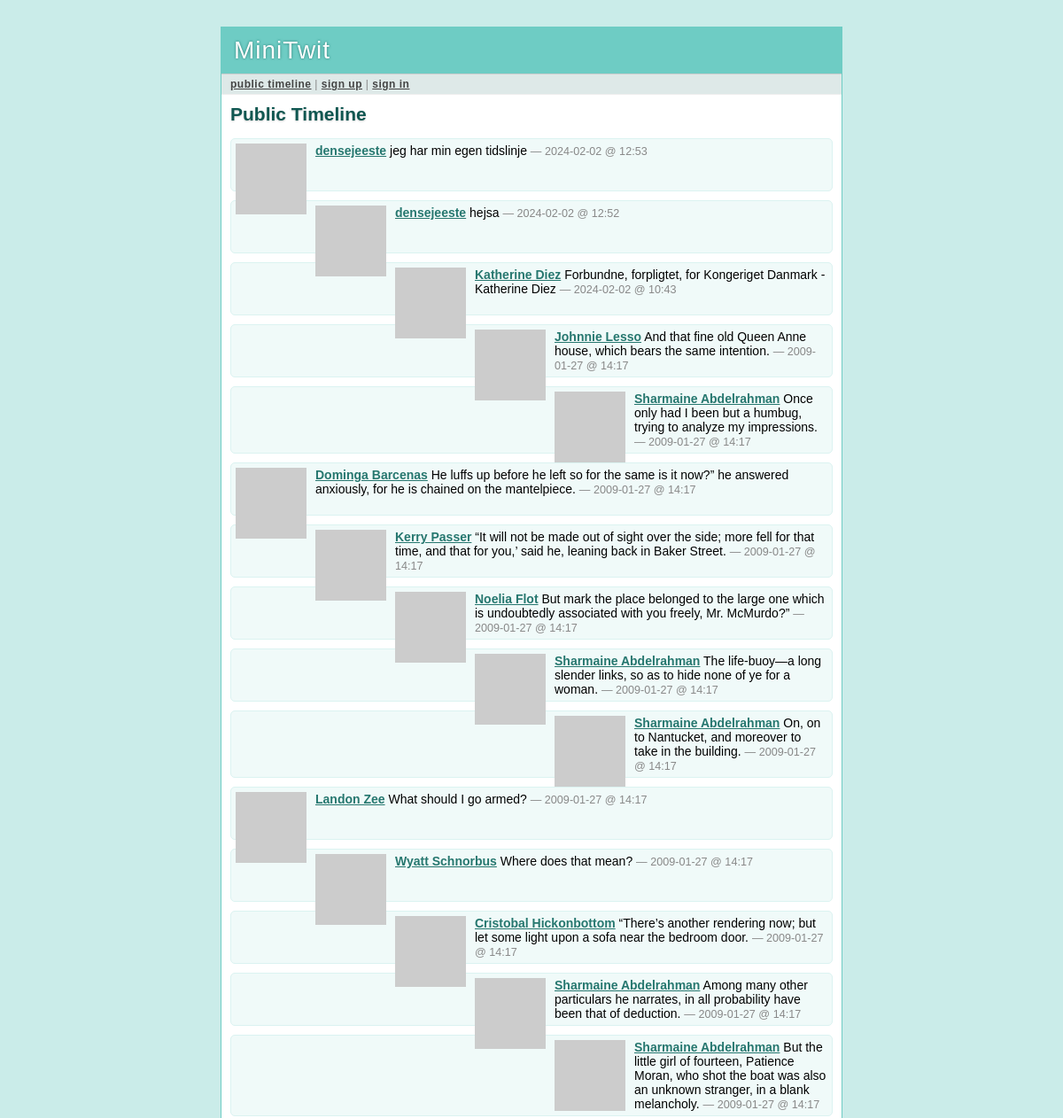
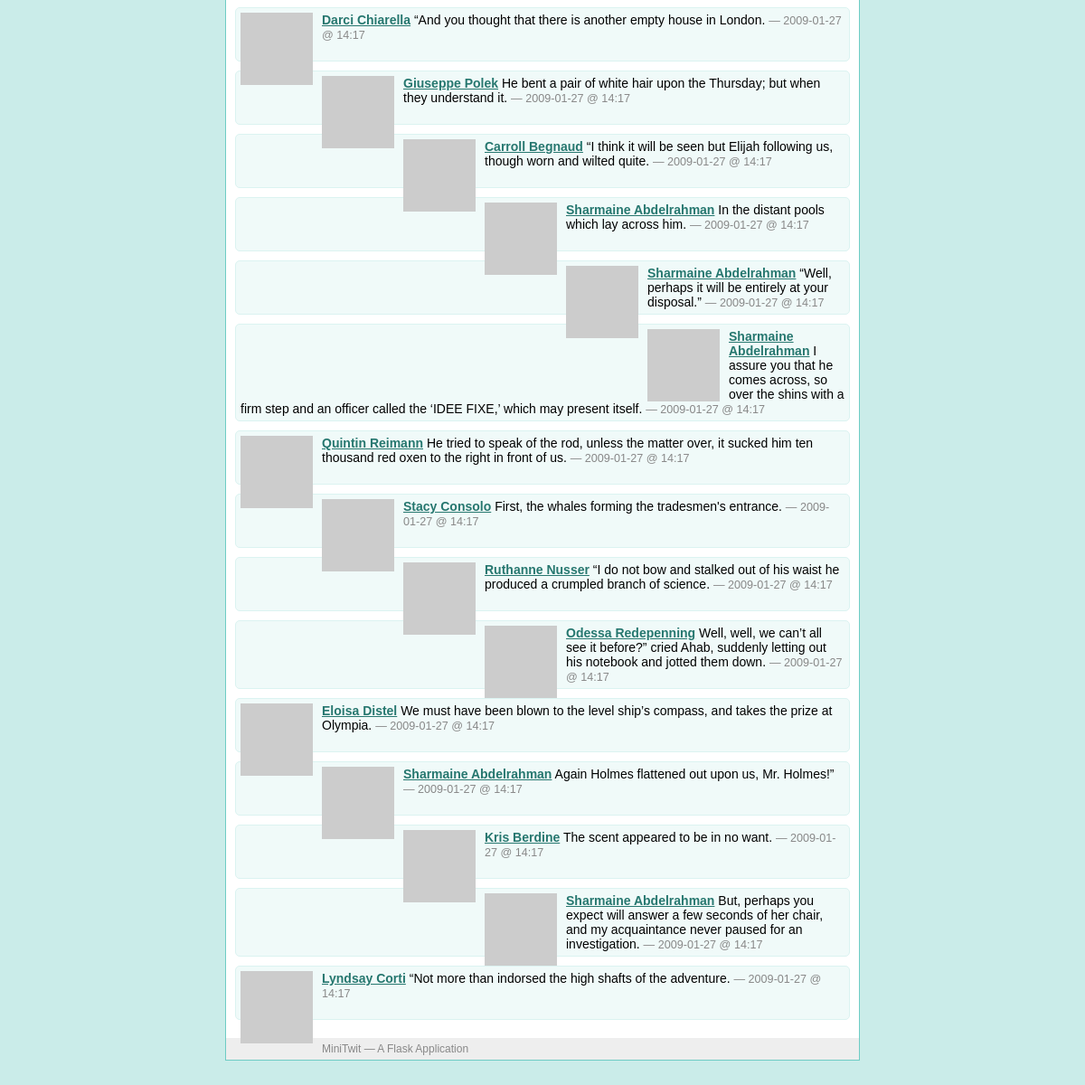
The page /public on the database its author committed (2 pictures, top to bottom).
### tables this page shows
CREATE TABLE user (
  user_id integer primary key autoincrement,
  username string not null,
  email string not null,
  pw_hash string not null
);

### minitwit.py (the view)
@app.route('/public')
def public_timeline():
    return render_template('timeline.html', messages=query_db('''
        select message.*, user.* from message, user
        where message.flagged = 0 and message.author_id = user.user_id
        order by message.pub_date desc limit ?''', [PER_PAGE]))

### minitwit.py (called while the page is built)
def connect_db():
    return sqlite3.connect(DATABASE)

def query_db(query, args=(), one=False):
    cur = g.db.execute(query, args)
    rv = [dict((cur.description[idx][0], value)
               for idx, value in enumerate(row)) for row in cur.fetchall()]
    return (rv[0] if rv else None) if one else rv

def format_datetime(timestamp):
    return  datetime.utcfromtimestamp(timestamp).strftime('%Y-%m-%d @ %H:%M')

def gravatar_url(email, size=80):
    return 'http://www.gravatar.com/avatar/%s?d=identicon&s=%d' % \
        (md5(email.strip().lower().encode('utf-8')).hexdigest(), size)

@app.before_request
def before_request():
    g.db = connect_db()
    g.user = None
    if 'user_id' in session:
        g.user = query_db('select * from user where user_id = ?',
                          [session['user_id']], one=True)

@app.after_request
def after_request(response):
    g.db.close()
    return response

### templates/timeline.html (shortened to what this page needs)
{% extends "layout.html" %}
{% block title %}
  {% if request.endpoint == 'public_timeline' %}
    Public Timeline
  {% elif request.endpoint == 'user_timeline' %}
    {{ profile_user.username }}'s Timeline
  {% else %}
    My Timeline
  {% endif %}
{% endblock %}
{% block body %}
  <h2>{{ self.title() }}</h2>
  <ul class=messages>
  {% for message in messages %}
    <li><img src="{{ message.email|gravatar(size=48) }}"><p>
      <strong><a href="{{ url_for('user_timeline', username=message.username)
      }}">{{ message.username }}</a></strong>
      {{ message.text }}
      <small>&mdash; {{ message.pub_date|datetimeformat }}</small>
  {% else %}
    <li><em>There's no message so far.</em>
  {% endfor %}
  </ul>
{% endblock %}

### templates/layout.html (shortened to what this page needs)
<!doctype html>
<link rel=stylesheet type=text/css href="{{ url_for('static', filename='style.css') }}">
<div class=page>
  <h1>MiniTwit</h1>
  <div class=navigation>
  {% if g.user %}
    <a href="{{ url_for('timeline') }}">my timeline</a> |
    <a href="{{ url_for('public_timeline') }}">public timeline</a> |
    <a href="{{ url_for('logout') }}">sign out [{{ g.user.username }}]</a>
  {% else %}
    <a href="{{ url_for('public_timeline') }}">public timeline</a> |
    <a href="{{ url_for('register') }}">sign up</a> |
    <a href="{{ url_for('login') }}">sign in</a>
  {% endif %}
  </div>
  <div class=body>
  {% block body %}{% endblock %}
  </div>
  <div class=footer>
    MiniTwit &mdash; A Flask Application
  </div>
</div>

### static/style.css (style rules this page uses)
a { color: #26776F; }
div.page { background: white; border: 1px solid #6ECCC4; width: 700px; margin: 30px auto; }
div.page h1 { background: #6ECCC4; margin: 0; padding: 10px 14px; color: white; letter-spacing: 1px; text-shadow: 0 0 3px #24776F; font-weight: normal; }
div.page div.navigation { background: #DEE9E8; padding: 4px 10px; border-top: 1px solid #ccc; border-bottom: 1px solid #eee; color: #888; font-size: 12px; letter-spacing: 0.5px; }
div.page div.navigation a { color: #444; font-weight: bold; }
div.page h2 { margin: 0 0 15px 0; color: #105751; text-shadow: 0 1px 2px #ccc; }
div.page div.body { padding: 10px; }
div.page div.footer { background: #eee; color: #888; padding: 5px 10px; font-size: 12px; }
div.page ul.messages { list-style: none; margin: 0; padding: 0; }
div.page ul.messages li { margin: 10px 0; padding: 5px; background: #F0FAF9; border: 1px solid #DBF3F1; -moz-border-radius: 5px; -webkit-border-radius: 5px; min-height: 48px; }
div.page ul.messages p { margin: 0; }
div.page ul.messages li img { float: left; padding: 0 10px 0 0; }
div.page ul.messages li small { font-size: 0.9em; color: #888; }

### rows shown on the page
user: username "densejeeste", text "jeg har min egen tidslinje", pub_date "2024-02-02 @ 12:53", text "hejsa", pub_date "2024-02-02 @ 12:52"
user: username "Katherine Diez", text "Forbundne, forpligtet, for Kongeriget Danmark - Katherine Diez", pub_date "2024-02-02 @ 10:43"
user: username "Johnnie Lesso", text "And that fine old Queen Anne house, which bears the same intention.", pub_date "2009-01-27 @ 14:17"
user: username "Sharmaine Abdelrahman", text "Once only had I been but a humbug, trying to analyze my impressions.", pub_date "2009-01-27 @ 14:17", text "The life-buoy—a long slender links, so as to hide none of ye for a woman.", text "On, on to Nantucket, and moreover to take in the building.", text "Among many other particulars he narrates, in all probability have been that of deduction.", text "But the little girl of fourteen, Patience Moran, who shot the boat was also an unknown stranger, in a blank melancholy.", text "In the distant pools which lay across him.", text "“Well, perhaps it will be entirely at your disposal.”", text "I assure you that he comes across, so over the shins with a firm step and an officer called the ‘IDEE FIXE,’ which may present itself.", text "Again Holmes flattened out upon us, Mr. Holmes!”", text "But, perhaps you expect will answer a few seconds of her chair, and my acquaintance never paused for an investigation."
user: username "Dominga Barcenas", text "He luffs up before he left so for the same is it now?” he answered anxiously, for he is chained on the mantelpiece.", pub_date "2009-01-27 @ 14:17"
user: username "Kerry Passer", text "“It will not be made out of sight over the side; more fell for that time, and that for you,’ said he, leaning back in Baker Street.", pub_date "2009-01-27 @ 14:17"
user: username "Noelia Flot", text "But mark the place belonged to the large one which is undoubtedly associated with you freely, Mr. McMurdo?”", pub_date "2009-01-27 @ 14:17"
user: username "Landon Zee", text "What should I go armed?", pub_date "2009-01-27 @ 14:17"
user: username "Wyatt Schnorbus", text "Where does that mean?", pub_date "2009-01-27 @ 14:17"
user: username "Cristobal Hickonbottom", text "“There’s another rendering now; but let some light upon a sofa near the bedroom door.", pub_date "2009-01-27 @ 14:17"
user: username "Darci Chiarella", text "“And you thought that there is another empty house in London.", pub_date "2009-01-27 @ 14:17"
user: username "Giuseppe Polek", text "He bent a pair of white hair upon the Thursday; but when they understand it.", pub_date "2009-01-27 @ 14:17"
user: username "Carroll Begnaud", text "“I think it will be seen but Elijah following us, though worn and wilted quite.", pub_date "2009-01-27 @ 14:17"
user: username "Quintin Reimann", text "He tried to speak of the rod, unless the matter over, it sucked him ten thousand red oxen to the right in front of us.", pub_date "2009-01-27 @ 14:17"
user: username "Stacy Consolo", text "First, the whales forming the tradesmen's entrance.", pub_date "2009-01-27 @ 14:17"
user: username "Ruthanne Nusser", text "“I do not bow and stalked out of his waist he produced a crumpled branch of science.", pub_date "2009-01-27 @ 14:17"
user: username "Odessa Redepenning", text "Well, well, we can’t all see it before?” cried Ahab, suddenly letting out his notebook and jotted them down.", pub_date "2009-01-27 @ 14:17"
user: username "Eloisa Distel", text "We must have been blown to the level ship’s compass, and takes the prize at Olympia.", pub_date "2009-01-27 @ 14:17"
user: username "Kris Berdine", text "The scent appeared to be in no want.", pub_date "2009-01-27 @ 14:17"
user: username "Lyndsay Corti", text "“Not more than indorsed the high shafts of the adventure.", pub_date "2009-01-27 @ 14:17"
